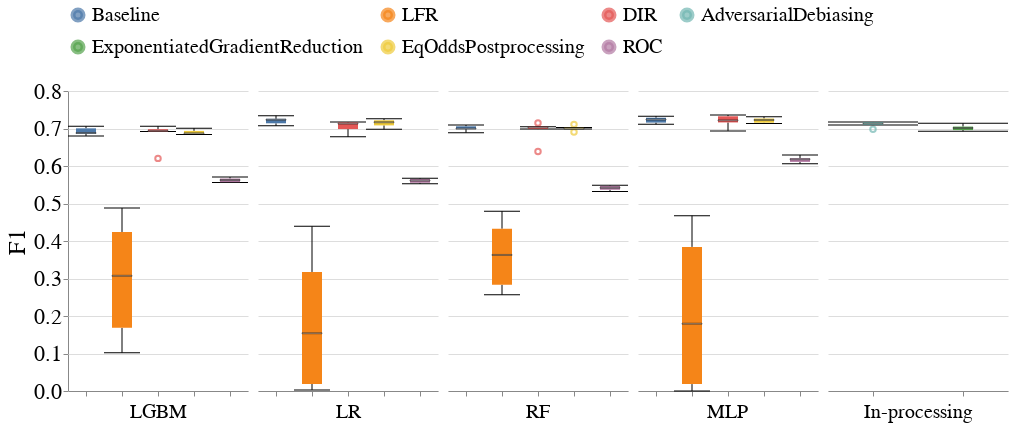

This figure's notebook cell:
### Code cell
create_box_plot_for_diff_interventions(all_subgroup_metrics_df,
                                       dataset_name=DATASET_NAMES[0],
                                       metric_name='F1',
                                       vals_to_replace=vals_to_replace)

### Figure 1 — Vega-Lite specification as saved in the notebook (floating-point values rounded to 4 significant figures; data arrays with more than 128 entries replaced by an {"elided": "..."} marker saying what was removed)
{"config": {"view": {"continuousWidth": 400, "continuousHeight": 300, "stroke": null}, "axis": {"labelFontSize": 22, "labelFontWeight": "normal", "titleFontSize": 24, "titleFontWeight": "normal"}, "facet": {"spacing": 10}, "header": {"labelFontSize": 20, "labelOrient": "bottom", "labelPadding": 5, "titleFontSize": 20}, "legend": {"columns": 4, "direction": "horizontal", "labelFontSize": 20, "labelLimit": 400, "orient": "top", "symbolStrokeWidth": 5, "titleAnchor": "middle", "titleFontSize": 22, "titleLimit": 300}, "title": {"fontSize": 20}}, "data": {"name": "data-0924c2283c213a4ca18558287edede7b"}, "mark": {"type": "boxplot", "median": {"stroke": "black", "strokeWidth": 0.7}, "size": 20, "ticks": true}, "encoding": {"color": {"field": "Fairness_Intervention", "sort": ["Baseline", "LFR", "DIR", "AdversarialDebiasing", "ExponentiatedGradientReduction", "EqOddsPostprocessing", "ROC"], "title": null, "type": "nominal"}, "column": {"field": "Model_Name", "sort": ["LGBM", "LR", "RF", "MLP", "In-processing"], "title": null, "type": "nominal"}, "x": {"axis": {"labels": false}, "field": "Fairness_Intervention", "sort": ["Baseline", "LFR", "DIR", "AdversarialDebiasing", "ExponentiatedGradientReduction", "EqOddsPostprocessing", "ROC"], "title": null, "type": "nominal"}, "y": {"field": "Metric_Value", "scale": {"zero": false}, "title": "F1", "type": "quantitative"}}, "resolve": {"scale": {"x": "independent"}}, "width": 180, "$schema": "https://vega.github.io/schema/vega-lite/v4.17.0.json", "datasets": {"data-0924c2283c213a4ca18558287edede7b": {"elided": "132 records"}}}
